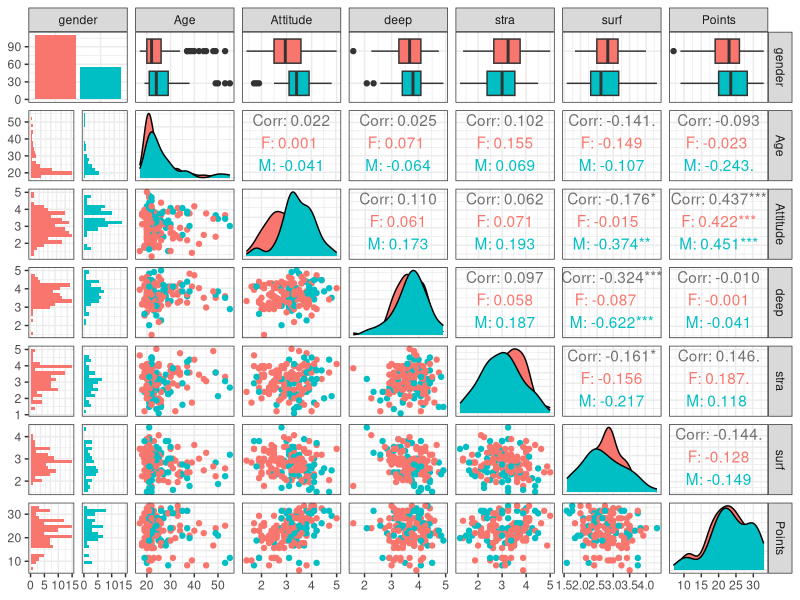
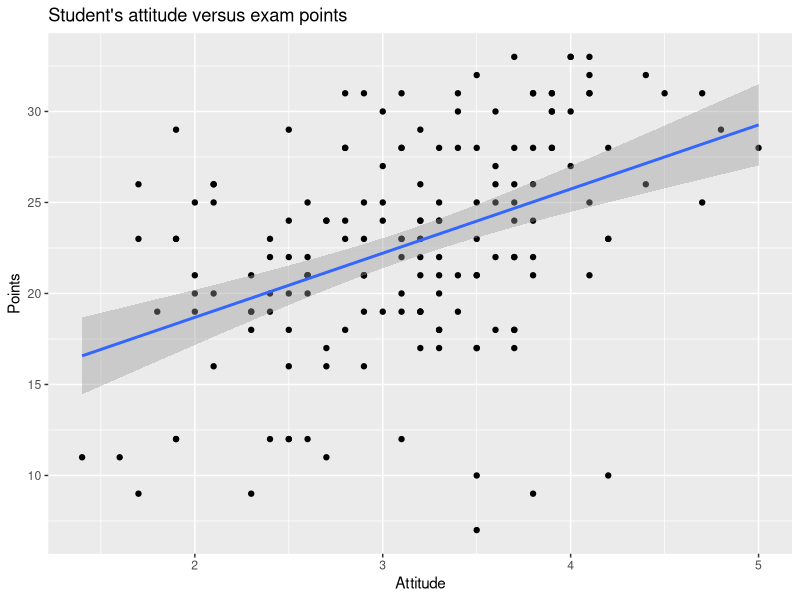
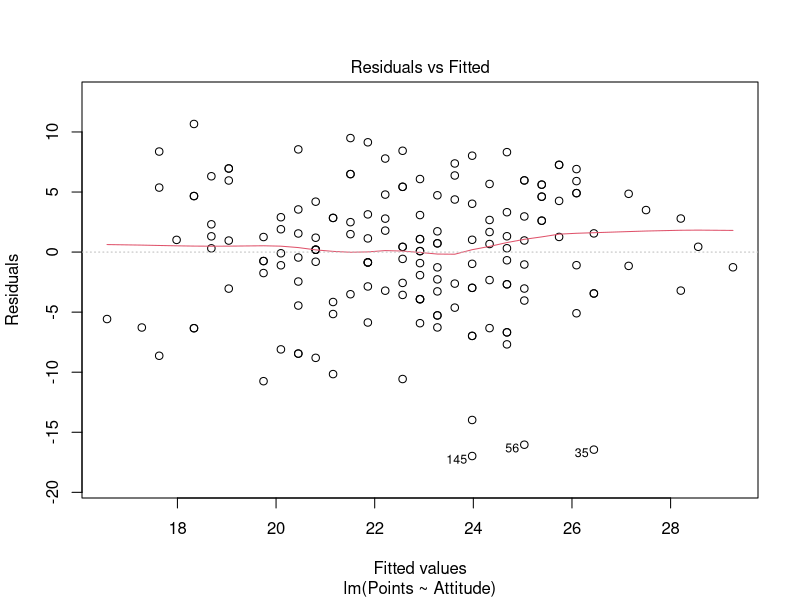
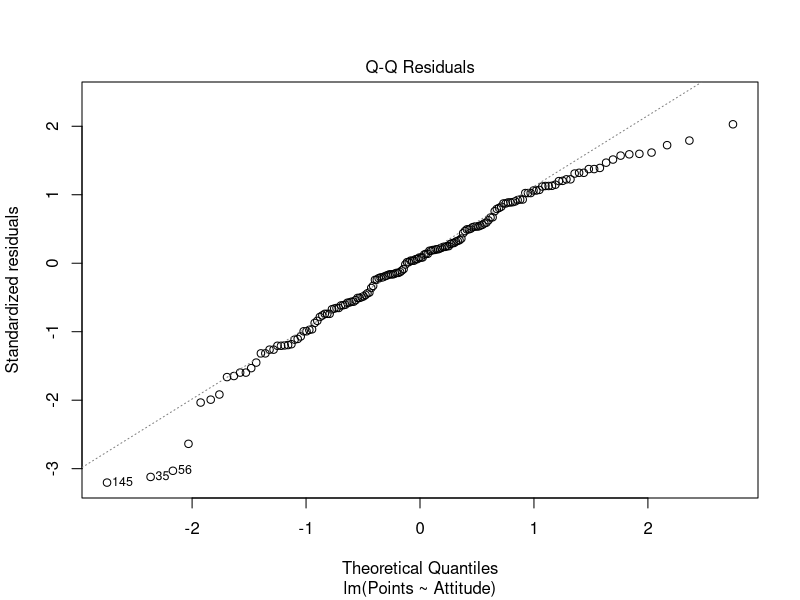
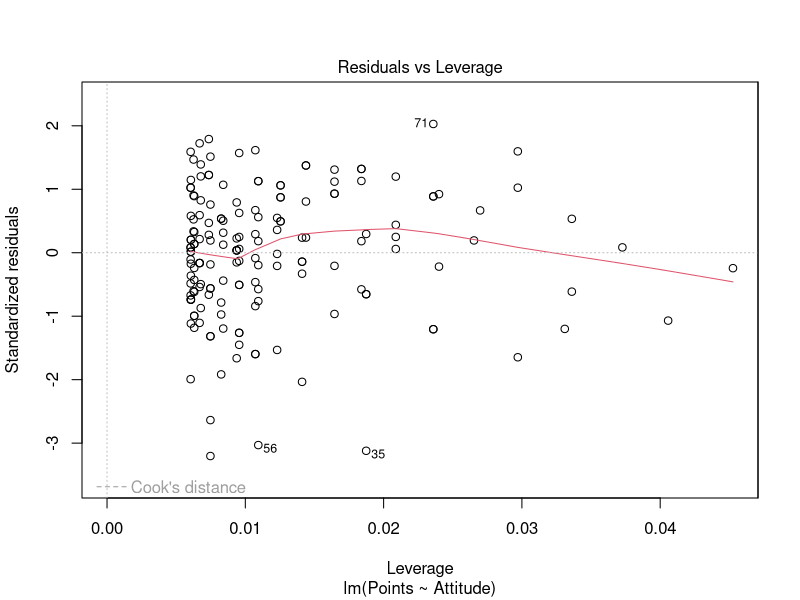

Recreate these plots in R, in order.
## ---- chunk 1
date()
## ---- chunk 2
#The codes for this exercise is available inside data folder along with the file created
#create_learning2014.R
#assignment2_regression_and_model_validation_data_wrangling.csv
## ---- chunk 3
learning2014 <- read.csv("data/assignment2_regression_and_model_validation_data_wrangling.csv")
dim(learning2014)
#166 rows and 7 columns

#I am using a shorter version of the dataset produced by data wrangling. Here is the structure of the dataset:
str(learning2014)

#Each column is described below:

# Gender represents Caterogical variable with Male (M) and Female (F)
# Age represents Age (in years) derived from the date of birth
# Attitude is numerical variable representing Global attitude toward statistics
# deep is numerical variable representing Deep approach calculated by taking mean of several other variable output from the survey that aimed to understand about seeking Meaning, relating ideas and use of evidence
# stra is numerical variable representing Strategic approach calculated by taking mean of several other variables that aimed to understand about Organized Studying and Time Management.
# surf is numerical variable representing Surface approach calculated by taking mean of several other variables that aimed to understand about Lack of Purpose, Unrelated Memorising and Syllabus-boundness.
# Points is numerical variable with integers representing Exam points

## ---- chunk 4
#Here is a summary table of the above dataset:
summary(learning2014)

# In this study female participants were almost double in number compared to male participants. Based on the summary analysis deep, surface, strategic questions and points are normally distributed as their mean and median values are very close. Age distribution seems to be scewed towards left, i.e younger participants (Standard deviation: 21 - 27 years old), with a few older students (maximum 55 years old).

#Here is a graphical overview from the dataset for better understanding of the relationship of available variables:

library(GGally) 
library(ggplot2)
# Draw the plot 
p <- ggpairs(learning2014, mapping = aes(col = gender), 
                     lower = list(combo = wrap("facethist", bins = 20))) + theme_bw()
p


# Male students are more likely to show high attitude towards statistics.
# There was almost no correlation between age and other variables. 
# Male students show significant negative correlation in Surface approach and their attitude as well as response to deep approach questions. 
# There was significant negative correlation between attitude and points scored for both genders.
# Also negative correlation is observed in both genders points scored and their response to deep and surface approach, although the results were not significant. 

## ---- chunk 5
# fit a linear model
my_model <- lm(Points ~ Attitude + stra+ surf, data = learning2014)
# print out a summary of the model
summary(my_model)
## ---- chunk 6
#In this multivariate model the most important factor affecting the student's final exam result appears to be only *Attitude* (p-value less than 0)! There is no significant relationship between strategic and surface approach to points scored. The R-squared value of 0.2074 implies that the model can explain 20% or about one-fifth of the variation in the outcome.

# fit a linear model with variangle with statistically significant relationship with Points, i.e Attitude
my_model <- lm(Points ~ Attitude, data = learning2014)
# print out a summary of the model
summary(my_model)
## ---- chunk 7
# Target variable 'Points' has statistically significant relationship with explanatory variable 'Attitute' (P-value less than 0). At estimated (theoretical) attitude value of 0 the points scored would be 11.64 with a standard error 1.83. For every point of attitude increased, there is 3.53 more exam points scored with a standard error of 0.57.

#R-squared is always between 0 and 1, 0 (representing 0%) indicates that the model explains none of the variability of the response data around its mean. 1 (representing 100%) indicates that the model explains all the variability of the response data around its mean. Multiple R-squared is used for evaluating how well the model fits the data. In this case, Multiple R-squared value of 0.1906 implies that the model can explain only 19.06% of the variation in the outcome.

#This is how the model looks
library(ggplot2)
qplot(Attitude, Points, data = learning2014) + geom_smooth(method = "lm") + ggtitle("Student's attitude versus exam points")

## ---- chunk 8
#R makes it easy to graphically explore the validity of your model assumptions. If you give a linear model object as the first argument to the `plot()` function, the function automatically assumes you want diagnostic plots and will produce them. You can check the help page of plotting an lm object by typing `?plot.lm` or `help(plot.lm)` to the R console. 

#In the plot function you can then use the argument `which` to choose which plots you want. `which` must be an integer vector corresponding to the following list of plots:
#which | graphic                                 
#----- | --------
#1     | Residuals vs Fitted values 
#2     | Normal QQ-plot
#3     | Standardized residuals vs Fitted values
#4     | Cook's distances
#5     | Residuals vs Leverage 
#6     | Cook's distance vs Leverage
## ---- chunk 9
# draw diagnostic plots using the plot() function. Choose the plots 1, 2 and 5
#Residuals vs Fitted values
plot(my_model, which = 1)
## ---- chunk 10
#The Residuals vs Fitted plot studies the variance of the residuals. This plot represents the deviation of the observed values of an element of a statistical sample from its theoretical value. The residual of an observed value is the difference between the observed value and the estimated value of the quantity of interest.

#Here, the linearity of the regression model is supported by homoscedasticity, or homogeneity of variances. Homoscedasticity is an assumption of equal or similar variances in different groups being compared. In this model we see that residuals appear close to 10 points difference (positive and negative) from the fitted values. There are three exceptional observations 145, 56 and 35.
## ---- chunk 11
#Normal QQ-plot
plot(my_model, which = 2)
## ---- chunk 12
#A Q-Q (quantile-quantile) plot is a probability plot. It is used for comparing two probability distributions by plotting their quantiles against each other. Here, the two distributions being compared are the fitted model vs the observed values. Our model is normally distrubuted. There are some non fitting observations at the extremes of the distribution. These are expected to have very little impact on the model. The observations 145, 56 and 35 again appear as not good representations of the fitted model.
## ---- chunk 13
#Residuals vs Leverage
plot(my_model, which = 5)
## ---- chunk 14
#Here we plotted the standardized residuals vs the leverage of the fitted model. Leverage is a measure of how far away the independent variable values of an observation are from those of the other observations. This plot shows the impact of every single observation on the fitted model. There are some results that have a high impact on the model,suggesting that the results are driven by a few data points. Here again 56 and 35and a new observation 71 have influence but 145 does not have very high leverage.
## ---- chunk 15
# The link to my GitHub repository
#https://github.com/adhisadi/IODS-project
#The link to my course diary
#https://adhisadi.github.io/IODS-project/
